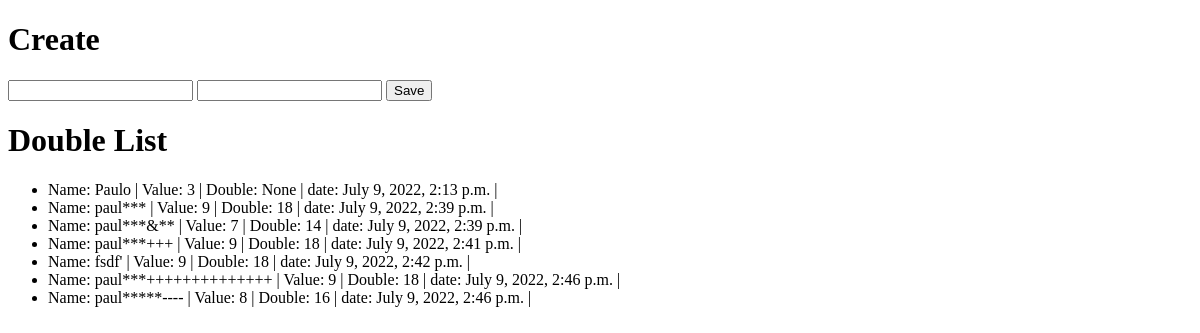
Before: / with the older database file.
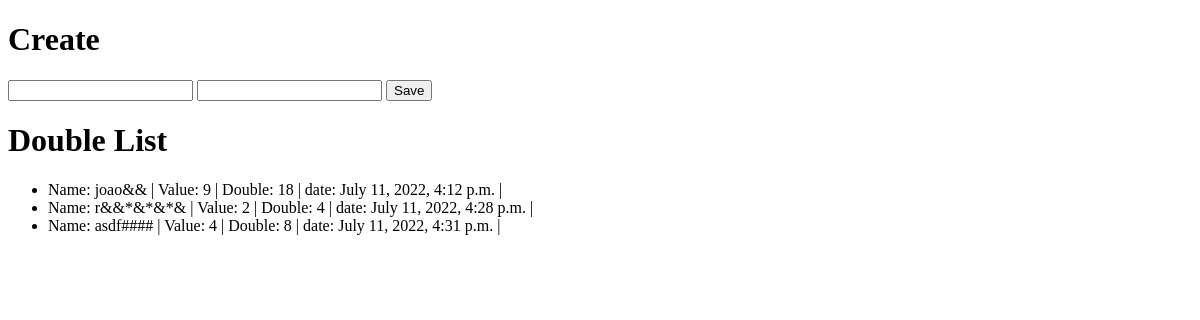
After: the same page with the newer database file.
### core/models.py (models this page shows, shortened)
class Double(models.Model):
    name = models.CharField(max_length=50)
    value = models.IntegerField()
    double_value = models.IntegerField(blank=True, null=True)
    date = models.DateTimeField(auto_now=True)

### core/views.py (the view, shortened to what this page needs)
# urls.py: path('', double, name='double_number'),
def double(request):
    doubles = Double.objects.all()
    if request.method == 'GET':
        return render(request, 'double.html', {'doubles': doubles})

### core/templates/double.html (shortened to what this page needs)
<!DOCTYPE html>
<html lang="en">
<head>
</head>
<body>
<h1>Create</h1>
<form action="{% url 'double_number' %}" method="POST">
    <input type="text" name="person_name">
    <input type="text" name="value">
    <button type="submit">Save</button>
</form>
<h1>Double List</h1>
<ul>
    {% for item in doubles %}
        <li>Name: {{item.name}} | Value: {{item.value}} | Double: {{item.double_value}} |
            date: {{item.date}} | </li>
    {% endfor %}
</ul>
</body>
</html>

Changed rows visible on the page:
removed Double: name "Paulo", value "3", double_value "None", date "July 9, 2022, 2:13 p.m."
removed Double: name "paul***", value "9", double_value "18", date "July 9, 2022, 2:39 p.m."
removed Double: name "paul***&**", value "7", double_value "14", date "July 9, 2022, 2:39 p.m."
removed Double: name "paul***+++", value "9", double_value "18", date "July 9, 2022, 2:41 p.m."
removed Double: name "fsdf'", value "9", double_value "18", date "July 9, 2022, 2:42 p.m."
removed Double: name "paul***++++++++++++++", value "9", double_value "18", date "July 9, 2022, 2:46 p.m."
removed Double: name "paul*****----", value "8", double_value "16", date "July 9, 2022, 2:46 p.m."
added Double: name "joao&&", value "9", double_value "18", date "July 11, 2022, 4:12 p.m."
added Double: name "r&&*&*&*&", value "2", double_value "4", date "July 11, 2022, 4:28 p.m."
added Double: name "asdf####", value "4", double_value "8", date "July 11, 2022, 4:31 p.m."
